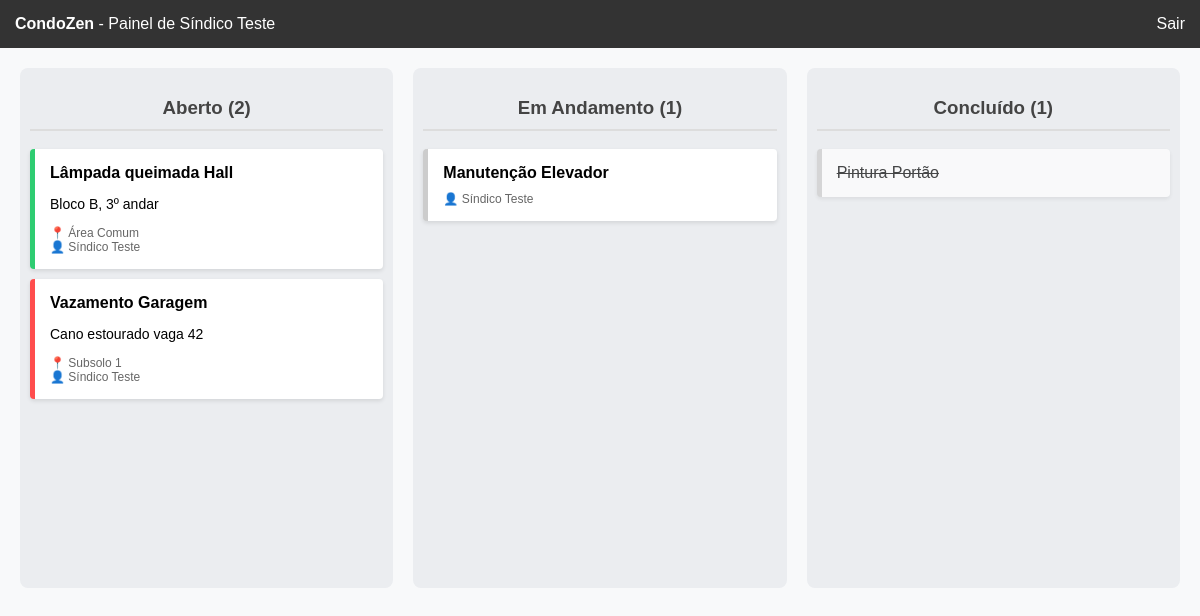
/dashboard (signed in), run on the app's committed database.
### app/models.py (models this page shows)
class Usuario(db.Model, UserMixin):
    __tablename__ = 'usuarios'
    id = db.Column(db.Integer, primary_key=True)
    nome = db.Column(db.String(100), nullable=False)
    email = db.Column(db.String(120), unique=True, nullable=False)
    senha_hash = db.Column(db.String(255), nullable=False)
    perfil = db.Column(db.String(20), nullable=False, default='morador') # morador, zelador, sindico
    chamados = db.relationship('Chamado', backref='autor', lazy=True)

class Chamado(db.Model):
    __tablename__ = 'chamados'
    id = db.Column(db.Integer, primary_key=True)
    titulo = db.Column(db.String(150), nullable=False)
    descricao = db.Column(db.Text, nullable=False)
    local_ocorrencia = db.Column(db.String(100), nullable=False) # Ex: Bloco A - Apto 302, ou Area Comum
    status = db.Column(db.String(20), nullable=False, default='Aberto') # Aberto, Em Andamento, Concluido
    prioridade = db.Column(db.String(20), nullable=False, default='Baixa') # Baixa, Media, Alta, Urgente
    data_criacao = db.Column(db.DateTime, default=lambda: datetime.now(timezone.utc))
    data_resolucao = db.Column(db.DateTime, nullable=True)
    autor_id = db.Column(db.Integer, db.ForeignKey('usuarios.id'), nullable=False)

### app/routes.py (the view)
@main.route('/dashboard')
@login_required
def dashboard():
    if current_user.perfil == 'morador':
        todos_chamados = Chamado.query.filter_by(autor_id=current_user.id).all()
    else:
        todos_chamados = Chamado.query.all()
    dados_kanban = {
        'aberto': [c for c in todos_chamados if c.status == 'Aberto'],
        'andamento': [c for c in todos_chamados if c.status == 'Em Andamento'],
        'concluido': [c for c in todos_chamados if c.status == 'Concluído']
    }
    return render_template('dashboard.html', kanban=dados_kanban)

### app/__init__.py (called while the page is built)
def create_app():
    app = Flask(__name__)
    app.config['SECRET_KEY'] = os.getenv('SECRET_KEY', 'chave-super-secreta-provisoria')
    app.config['SQLALCHEMY_DATABASE_URI'] = os.getenv('DATABASE_URL')
    app.config['SQLALCHEMY_TRACK_MODIFICATIONS'] = False
    db.init_app(app)
    login_manager.init_app(app)
    @login_manager.user_loader
    def load_user(user_id):
        return Usuario.query.get(int(user_id))
    from .routes import main
    app.register_blueprint(main)
    return app

### app/templates/dashboard.html (shortened to what this page needs)
<!DOCTYPE html>
<html lang="pt-BR">
<head>
</head>
<body style="font-family: sans-serif; background-color: #f8f9fa; margin: 0;">
    <nav style="background: #333; color: white; padding: 15px; display: flex; justify-content: space-between;">
        <span><strong>CondoZen</strong> - Painel de {{ current_user.nome }}</span>
        <a href="/logout" style="color: white; text-decoration: none;">Sair</a>
    </nav>
    <div class="kanban-container">
        <div class="kanban-column">
            <h3>Aberto ({{ kanban.aberto|length }})</h3>
            {% for chamado in kanban.aberto %}
                <div class="card prioridade-{{ chamado.prioridade }}">
                    <strong>{{ chamado.titulo }}</strong>
                    <p style="font-size: 14px;">{{ chamado.descricao }}</p>
                    <div class="card-meta">
                        📍 {{ chamado.local_ocorrencia }}<br>
                        👤 {{ chamado.autor.nome }}
                    </div>
                </div>
            {% endfor %}
        </div>
        <div class="kanban-column">
            <h3>Em Andamento ({{ kanban.andamento|length }})</h3>
            {% for chamado in kanban.andamento %}
                <div class="card prioridade-{{ chamado.prioridade }}">
                    <strong>{{ chamado.titulo }}</strong>
                    <div class="card-meta">👤 {{ chamado.autor.nome }}</div>
                </div>
            {% endfor %}
        </div>
        <div class="kanban-column">
            <h3>Concluído ({{ kanban.concluido|length }})</h3>
            {% for chamado in kanban.concluido %}
                <div class="card" style="opacity: 0.7;">
                    <strike>{{ chamado.titulo }}</strike>
                </div>
            {% endfor %}
        </div>
    </div>
</body>
</html>

### app/templates/dashboard.html (style rules this page uses)
.kanban-container { display: flex; gap: 20px; padding: 20px; align-items: flex-start; }
.kanban-column { background: #ebedf0; border-radius: 8px; width: 33%; min-height: 500px; padding: 10px; }
.kanban-column h3 { text-align: center; color: #444; border-bottom: 2px solid #ddd; padding-bottom: 10px; }
.card { background: white; border-radius: 4px; padding: 15px; margin-bottom: 10px; box-shadow: 0 2px 4px rgba(0,0,0,0.1); border-left: 5px solid #ccc; }
.prioridade-Alta { border-left-color: #ff4d4d; }
.prioridade-Baixa { border-left-color: #2ecc71; }
.card-meta { font-size: 12px; color: #666; margin-top: 10px; }

### data on the page
Usuario: nome "Síndico Teste"
Chamado: titulo "Lâmpada queimada Hall", descricao "Bloco B, 3º andar", local_ocorrencia "Área Comum", autor.nome "Síndico Teste"
Chamado: titulo "Vazamento Garagem", descricao "Cano estourado vaga 42", local_ocorrencia "Subsolo 1", autor.nome "Síndico Teste"
Chamado: titulo "Manutenção Elevador", autor.nome "Síndico Teste"
Chamado: titulo "Pintura Portão"

### other printed values
{{ kanban.aberto|length }} "2"
{{ kanban.andamento|length }} "1"
{{ kanban.concluido|length }} "1"
